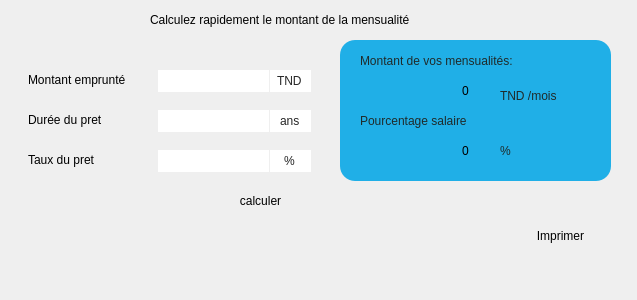
         <widget class="QWidget" name="tab_14">
          <attribute name="title">
           <string>Simulateur de mensualité de prêt                                   </string>
          </attribute>
          <widget class="QGroupBox" name="groupBox_6">
           <property name="geometry">
            <rect>
             <x>0</x>
             <y>-20</y>
             <width>628</width>
             <height>291</height>
            </rect>
           </property>
           <property name="styleSheet">
            <string notr="true">border-radius:0px;</string>
           </property>
           <widget class="QLineEdit" name="ajout_6">
            <property name="geometry">
             <rect>
              <x>158</x>
              <y>90</y>
              <width>111</width>
              <height>22</height>
             </rect>
            </property>
            <property name="alignment">
             <set>Qt::AlignRight|Qt::AlignTrailing|Qt::AlignVCenter</set>
            </property>
           </widget>
           <widget class="QLineEdit" name="ajout_5">
            <property name="geometry">
             <rect>
              <x>158</x>
              <y>130</y>
              <width>111</width>
              <height>22</height>
             </rect>
            </property>
            <property name="alignment">
             <set>Qt::AlignRight|Qt::AlignTrailing|Qt::AlignVCenter</set>
            </property>
           </widget>
           <widget class="QLineEdit" name="ajout_4">
            <property name="geometry">
             <rect>
              <x>158</x>
              <y>170</y>
              <width>111</width>
              <height>22</height>
             </rect>
            </property>
            <property name="alignment">
             <set>Qt::AlignRight|Qt::AlignTrailing|Qt::AlignVCenter</set>
            </property>
           </widget>
           <widget class="QLabel" name="label_18">
            <property name="geometry">
             <rect>
              <x>28</x>
              <y>90</y>
              <width>111</width>
              <height>20</height>
             </rect>
            </property>
            <property name="text">
             <string>Montant emprunté</string>
            </property>
           </widget>
           <widget class="QLabel" name="label_20">
            <property name="geometry">
             <rect>
              <x>28</x>
              <y>130</y>
              <width>101</width>
              <height>20</height>
             </rect>
            </property>
            <property name="text">
             <string>Durée du pret</string>
            </property>
           </widget>
           <widget class="QLabel" name="label_21">
            <property name="geometry">
             <rect>
              <x>28</x>
              <y>170</y>
              <width>91</width>
              <height>20</height>
             </rect>
            </property>
            <property name="text">
             <string>Taux du pret</string>
            </property>
           </widget>
           <widget class="QLabel" name="label_2">
            <property name="geometry">
             <rect>
              <x>440</x>
              <y>100</y>
              <width>51</width>
              <height>21</height>
             </rect>
            </property>
            <property name="styleSheet">
             <string notr="true">background-color: qlineargradient(spread:pad, x1:1, y1:1, x2:1, y2:1, stop:1 rgba(32, 175, 231, 255));

font: 95 15pt &quot;Segoe UI Black&quot;;
</string>
            </property>
            <property name="text">
             <string>0</string>
            </property>
            <property name="alignment">
             <set>Qt::AlignCenter</set>
            </property>
           </widget>
           <widget class="QLineEdit" name="ajout_8">
            <property name="geometry">
             <rect>
              <x>270</x>
              <y>90</y>
              <width>41</width>
              <height>22</height>
             </rect>
            </property>
            <property name="styleSheet">
             <string notr="true">color: rgb(38, 38, 38);
font: 75 9pt &quot;MS Shell Dlg 2&quot;;</string>
            </property>
            <property name="text">
             <string>TND</string>
            </property>
            <property name="alignment">
             <set>Qt::AlignCenter</set>
            </property>
           </widget>
           <widget class="QLineEdit" name="ajout_9">
            <property name="geometry">
             <rect>
              <x>270</x>
              <y>170</y>
              <width>41</width>
              <height>22</height>
             </rect>
            </property>
            <property name="styleSheet">
             <string notr="true">color: rgb(38, 38, 38);
font: 75 9pt &quot;MS Shell Dlg 2&quot;;</string>
            </property>
            <property name="text">
             <string>%</string>
            </property>
            <property name="alignment">
             <set>Qt::AlignCenter</set>
            </property>
           </widget>
           <widget class="QLineEdit" name="ajout_10">
            <property name="geometry">
             <rect>
              <x>270</x>
              <y>130</y>
              <width>41</width>
              <height>22</height>
             </rect>
            </property>
            <property name="styleSheet">
             <string notr="true">color: rgb(38, 38, 38);
font: 75 9pt &quot;MS Shell Dlg 2&quot;;</string>
            </property>
            <property name="text">
             <string>ans</string>
            </property>
            <property name="alignment">
             <set>Qt::AlignCenter</set>
            </property>
           </widget>
           <widget class="QLabel" name="label_22">
            <property name="geometry">
             <rect>
              <x>150</x>
              <y>30</y>
              <width>271</width>
              <height>20</height>
             </rect>
            </property>
            <property name="text">
             <string>Calculez rapidement le montant de la mensualité</string>
            </property>
           </widget>
           <widget class="QPushButton" name="print">
            <property name="geometry">
             <rect>
              <x>210</x>
              <y>210</y>
              <width>101</width>
              <height>21</height>
             </rect>
            </property>
            <property name="text">
             <string>calculer</string>
            </property>
           </widget>
           <widget class="QLabel" name="label_3">
            <property name="geometry">
             <rect>
              <x>500</x>
              <y>100</y>
              <width>111</width>
              <height>31</height>
             </rect>
            </property>
            <property name="styleSheet">
             <string notr="true">color: rgb(31, 43, 43);
font: 87 11pt &quot;Segoe UI Black&quot;;
background-color: qlineargradient(spread:pad, x1:1, y1:1, x2:1, y2:1, stop:1 rgba(32, 175, 231, 255));
</string>
            </property>
            <property name="text">
             <string>TND /mois</string>
            </property>
            <property name="alignment">
             <set>Qt::AlignLeading|Qt::AlignLeft|Qt::AlignVCenter</set>
            </property>
           </widget>
           <widget class="QLabel" name="label_8">
            <property name="geometry">
             <rect>
              <x>340</x>
              <y>60</y>
              <width>271</width>
              <height>141</height>
             </rect>
            </property>
            <property name="styleSheet">
             <string notr="true">background-color: qlineargradient(spread:pad, x1:1, y1:1, x2:1, y2:1, stop:1 rgba(32, 175, 231, 255));
font: 87 11pt &quot;Segoe UI Black&quot;;

border-radius:15px;</string>
            </property>
            <property name="text">
             <string/>
            </property>
            <property name="alignment">
             <set>Qt::AlignCenter</set>
            </property>
           </widget>
           <widget class="QLabel" name="label_10">
            <property name="geometry">
             <rect>
              <x>360</x>
              <y>70</y>
              <width>221</width>
              <height>21</height>
             </rect>
            </property>
            <property name="styleSheet">
             <string notr="true">background-color: qlineargradient(spread:pad, x1:1, y1:1, x2:1, y2:1, stop:1 rgba(32, 175, 231, 255));
color: rgb(31, 43, 43);

font: 87 11pt &quot;Segoe UI Black&quot;;
</string>
            </property>
            <property name="text">
             <string>Montant de vos mensualités:</string>
            </property>
            <property name="alignment">
             <set>Qt::AlignLeading|Qt::AlignLeft|Qt::AlignVCenter</set>
            </property>
           </widget>
           <widget class="QLabel" name="label_23">
            <property name="geometry">
             <rect>
              <x>360</x>
              <y>130</y>
              <width>221</width>
              <height>21</height>
             </rect>
            </property>
            <property name="styleSheet">
             <string notr="true">background-color: qlineargradient(spread:pad, x1:1, y1:1, x2:1, y2:1, stop:1 rgba(32, 175, 231, 255));
color: rgb(31, 43, 43);

font: 87 11pt &quot;Segoe UI Black&quot;;
</string>
            </property>
            <property name="text">
             <string>Pourcentage salaire</string>
            </property>
            <property name="alignment">
             <set>Qt::AlignLeading|Qt::AlignLeft|Qt::AlignVCenter</set>
            </property>
           </widget>
           <widget class="QLabel" name="label_24">
            <property name="geometry">
             <rect>
              <x>500</x>
              <y>150</y>
              <width>31</width>
              <height>41</height>
             </rect>
            </property>
            <property name="styleSheet">
             <string notr="true">color: rgb(31, 43, 43);
font: 87 15pt &quot;Segoe UI Black&quot;;
background-color: qlineargradient(spread:pad, x1:1, y1:1, x2:1, y2:1, stop:1 rgba(32, 175, 231, 255));
</string>
            </property>
            <property name="text">
             <string>%</string>
            </property>
            <property name="alignment">
             <set>Qt::AlignLeading|Qt::AlignLeft|Qt::AlignVCenter</set>
            </property>
           </widget>
           <widget class="QLabel" name="label_25">
            <property name="geometry">
             <rect>
              <x>440</x>
              <y>160</y>
              <width>51</width>
              <height>21</height>
             </rect>
            </property>
            <property name="styleSheet">
             <string notr="true">background-color: qlineargradient(spread:pad, x1:1, y1:1, x2:1, y2:1, stop:1 rgba(32, 175, 231, 255));

font: 95 15pt &quot;Segoe UI Black&quot;;
</string>
            </property>
            <property name="text">
             <string>0</string>
            </property>
            <property name="alignment">
             <set>Qt::AlignCenter</set>
            </property>
           </widget>
           <widget class="QPushButton" name="print_7">
            <property name="geometry">
             <rect>
              <x>510</x>
              <y>240</y>
              <width>101</width>
              <height>31</height>
             </rect>
            </property>
            <property name="text">
             <string>Imprimer</string>
            </property>
           </widget>
           <zorder>label_8</zorder>
           <zorder>ajout_6</zorder>
           <zorder>ajout_5</zorder>
           <zorder>ajout_4</zorder>
           <zorder>label_18</zorder>
           <zorder>label_20</zorder>
           <zorder>label_21</zorder>
           <zorder>label_2</zorder>
           <zorder>ajout_8</zorder>
           <zorder>ajout_9</zorder>
           <zorder>ajout_10</zorder>
           <zorder>label_22</zorder>
           <zorder>print</zorder>
           <zorder>label_3</zorder>
           <zorder>label_10</zorder>
           <zorder>label_23</zorder>
           <zorder>label_24</zorder>
           <zorder>label_25</zorder>
           <zorder>print_7</zorder>
          </widget>
         </widget>
